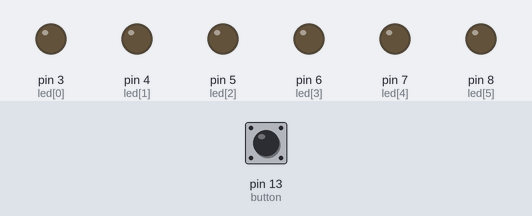
This sketch was run on a simulated Arduino Uno, built with avr-gcc and run on an emulated ATmega328P. On the bench: output pins drawn as LEDs (lit = HIGH). The test bench sets the inputs (shaded band); at power-on: pin 13 (button) LOW. Random numbers use the default seed unless the sketch sets one.

Above: at 1.2 s.
1.3 s: pin 13 (button) pulled HIGH for 3.2 s
At 1.8 s:
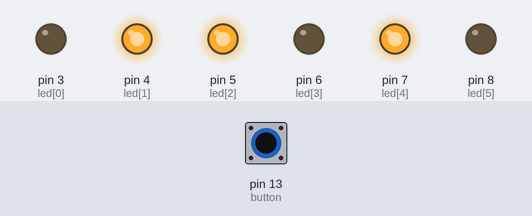
6.8 s: pin 13 (button) pulled HIGH for 0.15 s
At 7.2 s:
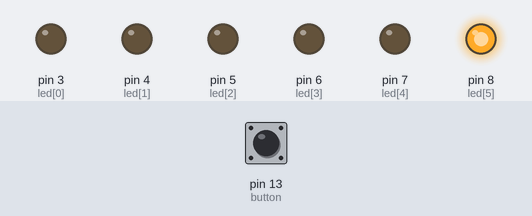
9.9 s: pin 13 (button) pulled HIGH for 1 s
At 10.9 s:
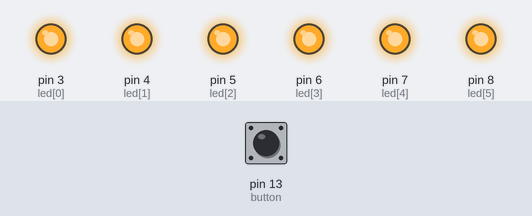
13.4 s: pin 13 (button) pulled HIGH for 0.15 s
At 14.7 s:
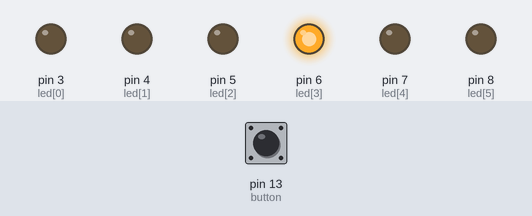
16.5 s: pin 13 (button) driven HIGH
At 17.1 s:
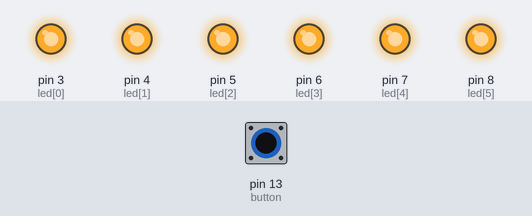
19.5 s: pin 13 (button) driven LOW
At 21.4 s:
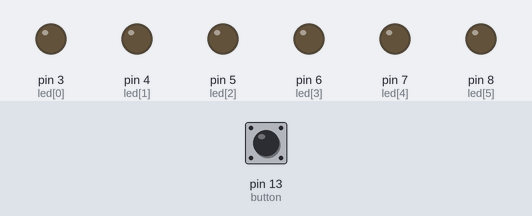
Timing chart, 0 to 22.9 s (numbered marks = the images above; inputs shaded):
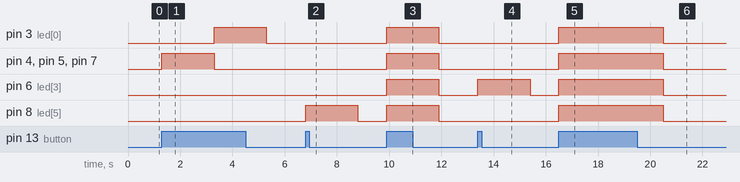

The sketch:

Exercise1b.ino
```cpp
const int led[] = {3, 4, 5, 6, 7, 8};
const int button = 13;

void setup() {
  for (int i = 0; i < 6; i++) {
    pinMode(led[i], OUTPUT);
  }
  pinMode(button, INPUT);
  randomSeed(analogRead(0));
}

void loop() {
  if (digitalRead(button) == 1) {
    int num = random(1, 7);
    lightUpLeds(num);
    delay(2000);
    turnOffLeds();
  }
}

void lightUpLeds(int num) {
  int selectedLeds[6] = {0, 0, 0, 0, 0, 0};
  for (int i = 0; i < num; i++) {
    int ledIndex;
    do {
      ledIndex = random(0, 6);
    } while (selectedLeds[ledIndex] == 1);
    selectedLeds[ledIndex] = 1;
    digitalWrite(led[ledIndex], HIGH);
  }
}

void turnOffLeds() {
  for (int i = 0; i < 6; i++) {
    digitalWrite(led[i], LOW);
  }
}
```

Measured:
- after the input at 1.3 s, pin 3 (led[0]): LOW → HIGH after 2.0 s, → LOW 2.0 s later; pin 4 (led[1]), pin 5 (led[2]), pin 7 (led[4]): LOW → HIGH at once, → LOW 2.0 s later
- after the input at 6.8 s, pin 8 (led[5]): LOW → HIGH at once, → LOW 2.0 s later
- after the input at 9.9 s, pin 3 (led[0]), pin 4 (led[1]), pin 5 (led[2]), pin 6 (led[3]), pin 7 (led[4]), pin 8 (led[5]): LOW → HIGH at once, → LOW 2.0 s later
- after the input at 13.4 s, pin 6 (led[3]): LOW → HIGH at once, → LOW 2.0 s later
- after the input at 16.5 s, pin 3 (led[0]), pin 4 (led[1]), pin 5 (led[2]), pin 6 (led[3]), pin 7 (led[4]), pin 8 (led[5]): LOW → HIGH at once
- after the input at 19.5 s, pin 3 (led[0]), pin 5 (led[2]), pin 6 (led[3]), pin 7 (led[4]), pin 8 (led[5]): HIGH → LOW after 1.0 s
